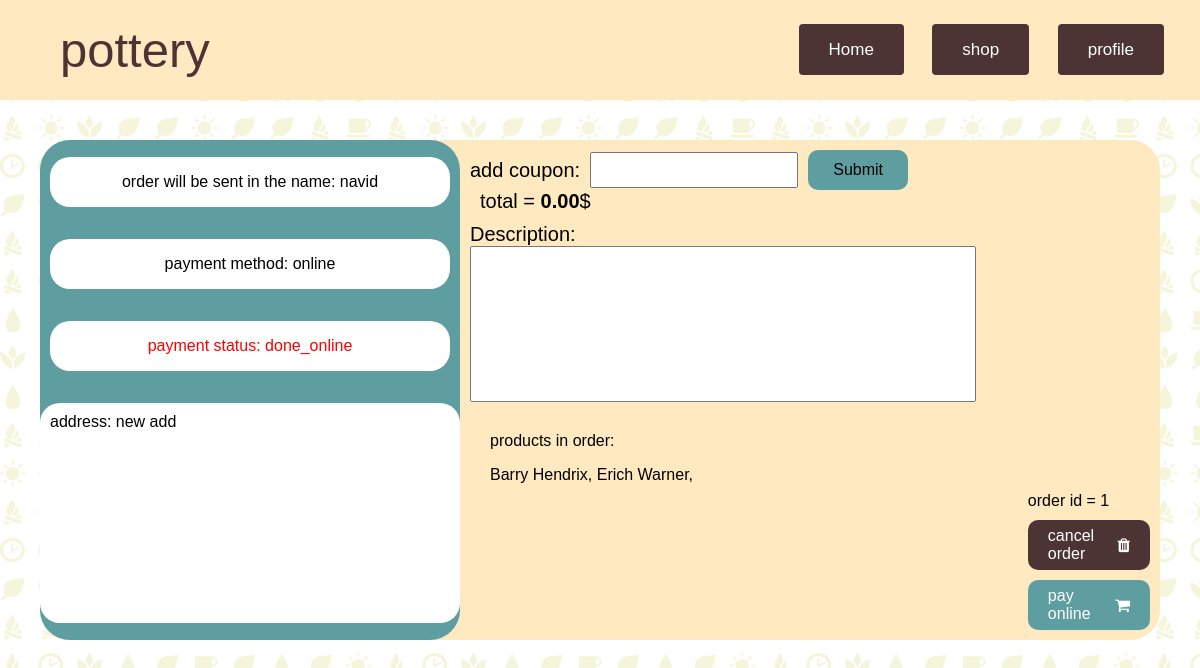
The app's page /users/set_order/1 (signed in) with its own data.
### users/models.py (models this page shows)
class Orders(models.Model):
    order = models.AutoField(primary_key=True)
    user = models.ForeignKey(to=User, on_delete=models.CASCADE)
    payment_method_choices = [("online", 'online'), ("on_delivery", 'on delivery')]
    payment_method = models.CharField(max_length=20, choices=payment_method_choices, default="online")
    payment_stat_choices = [("done_online", 'done online'), ("done_on_delivery", 'done on delivery'), ("not_payed", "not payed")]
    payment_stat = models.CharField(max_length=20, choices=payment_stat_choices, default="not_payed")
    total = models.DecimalField(max_digits=50, decimal_places=2)
    used_coupon = models.ForeignKey(to=Coupons, on_delete=models.CASCADE, null=True)
    description = models.TextField(null=True)
    order_stat_choices = [("delivered", 'delivered'), ("in_line_for_delivery", 'in line for delivery'),]
    order_stat = models.CharField(max_length=30, choices=order_stat_choices, null=True)
    address = models.TextField()
    created_on = models.DateTimeField(blank=True, default=datetime.now)

class AccountDetails(models.Model):
    user = models.OneToOneField(User, on_delete=models.CASCADE)
    address = models.TextField()

class UserProduct_Cart(models.Model):
    UserProduct_Cart = models.AutoField(primary_key=True)
    user = models.ForeignKey(to=User, on_delete=models.CASCADE)
    product = models.ForeignKey(to=Products, on_delete=models.CASCADE)
    number = models.IntegerField(default=1)
    order = models.ForeignKey(to=Orders, on_delete=models.CASCADE, null=True)
    stat_choices = [("in_cart", 'in cart'), ("in_order", 'in order')]
    stat = models.CharField(max_length=20, choices=stat_choices, default="in_cart")
    created_on = models.DateTimeField(blank=True, default=datetime.now)

### shop/models.py (models this page shows)
class Products(models.Model):
    product_id = models.AutoField(primary_key=True)
    name = models.CharField(max_length=35, null=False, unique=True)
    description = models.CharField(max_length=255)
    price = models.DecimalField(max_digits=10, decimal_places=2, default=0.)
    main_image = models.FileField(upload_to='shop/images')
    created_on = models.DateTimeField(blank=True, default=datetime.now)
    class Meta:
        db_table = 'Products'

### users/views.py (the view, shortened to what this page needs)
# urls.py: path('set_order/<int:order_id>', set_order, name='set_order'),
@login_required(login_url='/users/accounts/login/')
def set_order(request, order_id):
    if request.method == "GET":
        users_order_details = Orders.objects.get(user=request.user, order=order_id)
        users_order_products = UserProduct_Cart.objects.filter(user=request.user, order=order_id)
        address = AccountDetails.objects.get(user=request.user).address
        data = {
            "users_order_details": users_order_details,
            "users_order_products": users_order_products,
            "address": address,
            "order": order_id,
        }
        return render(request, "users/set_order.html", data)

### templates/users/set_order.html (shortened to what this page needs)
{% extends 'base.html' %}
{% load static %}
{% block head_css %}
<link rel="stylesheet" type="text/css" href="{%  static  '/css/base.css'  %}" />
<link rel="stylesheet" type="text/css" href="{%  static  '/css/users/set_order.css'  %}" />
{% endblock %}
{% block content %}
<body style="background-image: url({% static 'images/icon_grid.svg' %});">
    <div class="Wrap">
        <div class="order_summary">
            <p class="name">order will be sent in the name: {{ users_order_details.user }}</p>
            <p class="method">payment method: {{ users_order_details.payment_method }}</p>
            <p class="status">payment status: {{ users_order_details.payment_stat }}</p>
            <p class="address">address: {{ address }}</p>
        </div>
        <div class="extra_detail">
            <div class="coupon_wrap">
                <label for="coupon" class="label">add coupon:</label>
                <input type="text" name="coupon" maxlength="20" id="coupon" class="coupon-input">
                <div class="submit_button" id="submit_button">Submit</div>
                <span class="total">total = <b id="total">{{ users_order_details.total }}</b>$</span>
            </div>
            <div class="des_wrap">
                <label for="id_description" class="label">Description:</label>
                <textarea rows="4" cols="50" name="description" maxlength="255" id="id_description" class="des_input" style="resize: none;"></textarea>
            </div>
            <div class="products_wrap">
                 <p>products in order:</p>
                {% for i in users_order_products %}
                    <span class="product">{{ i.product.name }}</span>,
                {% endfor %}
            </div>
        </div>
        <div class="final">
            <span id="order_id_wrap">order id = <span id="order_id">{{ order }}</span></span>
            <a href="{% url 'delete_ongoing_order' order %}" class="cancel">cancel order<i class="fa fa-trash space"></i></a>
            <div class="finish" id="finish">
                {% if  users_order_details.payment_method == "online" %}
                    pay online
                {% else %}
                    send shipment
                {% endif %}
                <i class="fa fa-shopping-cart space"></i>
            </div>
        </div>
    </div>
</body>
{% endblock %}

### static/css/base.css (style rules this page uses)
* { font-family: "Avant Garde", Avantgarde, "Century Gothic", CenturyGothic, "AppleGothic", sans-serif; }
body { margin: 0px; background-size: 100%; position: relative; }
html { scroll-behavior: smooth; }

### static/css/users/set_order.css (style rules this page uses)
.extra_detail { width: 650px; }
.coupon_wrap { display: flex; margin: 10px; align-items: center; flex-wrap: wrap; }
.label { font-size: 20px; margin: 0 10px 0 0; }
.coupon-input { font-size: 24px; width: 200px; height: 30px; margin: 0 10px 0 0; }
.submit_button { width: 100px; height: 40px; cursor: pointer; border: none; background-color: #5F9EA0; border-radius: 10px; display: flex; align-items: center; justify-content: center; }
.total { display: block; margin: 0 0 0 10px; font-size: 20px; }
.Wrap { margin: 40px; width: auto; height: 500px; background-color: #ffe9c0; display: flex; border-radius: 30px; }
.order_summary { width: 40%; height: inherit; background: #5f9ea0; display: flex; justify-content: center; align-items: center; flex-direction: column; border-radius: 30px; }
.address, .method, .status, .name { width: 400px; height: 50px; background-color: white; border-radius: 20px; display: flex; align-items: center; justify-content: center; overflow: hidden; }
.status { color: red; }
.address { height: 200px; word-wrap: break-word; display: inline-block; padding: 10px; }
.des_wrap { margin: 10px; display: flex; flex-direction: column; }
.des_input { resize: none; height: 150px; width: 500px; }
.products_wrap { margin: 30px; }
.finish, .cancel { padding: 10px 20px; width: fit-content; margin: 10px; height: 30px; cursor: pointer; display: flex; justify-content: center; align-items: center; border-radius: 10px; }
.finish { color: white; background-color: #5f9ea0; }
.cancel { color: white; background-color: #4d3434; text-decoration: none; }
.final { margin: auto 0 0 0; }
.space { margin: 0 0 0 5px; }
#order_id_wrap { display: inline-block; margin: 0 0 0 10px; }

### records on screen
Orders: user "navid", payment_method "online", payment_stat "done_online", total "0.00"
AccountDetails: address "new add"
UserProduct_Cart: product.name "Barry Hendrix"
UserProduct_Cart: product.name "Erich Warner"

### other values on screen
{{ order }} "1"
